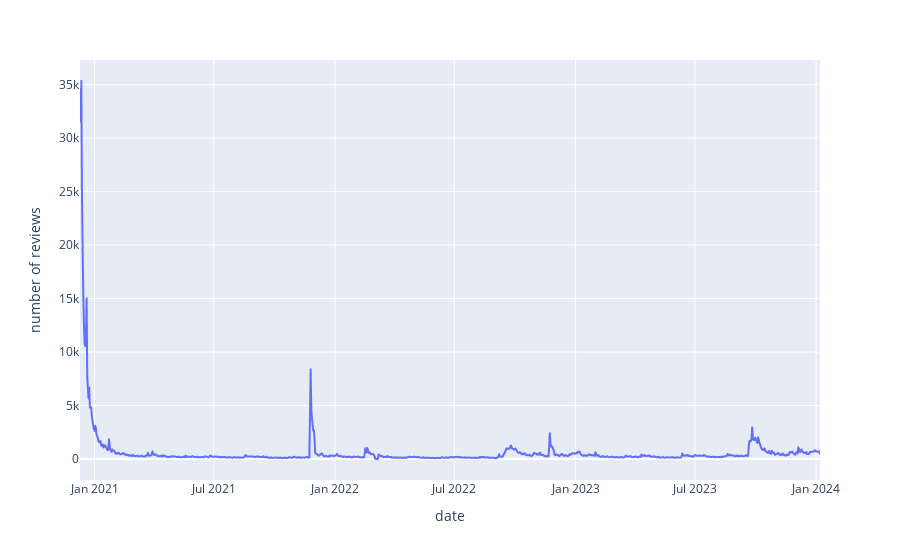

Write notebook code for a chart like this one.
### Code cell
df3 = reviews.groupby(pd.Grouper(freq="d"))[["voted_up"]].count()
fig3 = df3.plot()
fig3.update_layout(showlegend=False)
fig3.update_yaxes(title="number of reviews")
fig3.update_xaxes(title="date")
fig3.show()

### Figure 1 — Plotly figure (JSON) as saved in the notebook; plotly's stock layout.template omitted (floating-point values rounded to 4 significant figures; data arrays with more than 128 entries replaced by an {"elided": "..."} marker saying what was removed)
{"data": [{"hovertemplate": "variable=voted_up<br>index=%{x}<br>value=%{y}<extra></extra>", "legendgroup": "voted_up", "line": {"color": "#636efa", "dash": "solid"}, "marker": {"symbol": "circle"}, "mode": "lines", "name": "voted_up", "showlegend": true, "type": "scattergl", "x": {"elided": "1124 str values"}, "xaxis": "x", "y": {"elided": "1124 int values"}, "yaxis": "y"}], "layout": {"legend": {"title": {"text": "variable"}, "tracegroupgap": 0}, "margin": {"t": 60}, "showlegend": false, "xaxis": {"anchor": "y", "domain": [0, 1], "title": {"text": "date"}}, "yaxis": {"anchor": "x", "domain": [0, 1], "title": {"text": "number of reviews"}}}}
